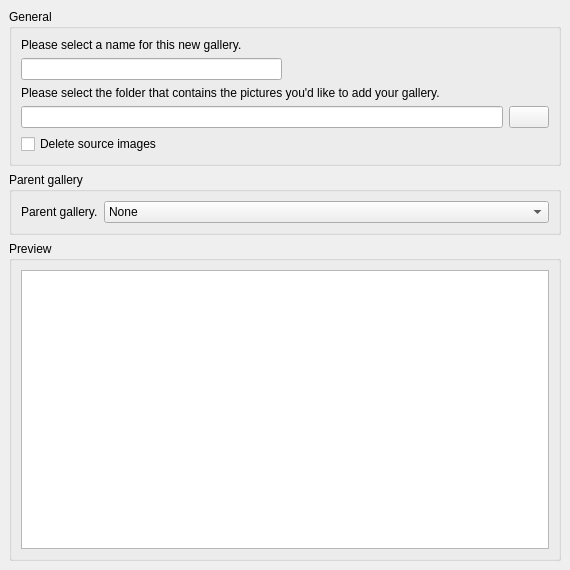
<ui version="4.0" >
 <class>SelectionPage</class>
 <widget class="QWizardPage" name="SelectionPage" >
  <property name="geometry" >
   <rect>
    <x>0</x>
    <y>0</y>
    <width>570</width>
    <height>570</height>
   </rect>
  </property>
  <property name="windowTitle" >
   <string/>
  </property>
  <layout class="QGridLayout" >
   <property name="leftMargin" >
    <number>9</number>
   </property>
   <property name="topMargin" >
    <number>9</number>
   </property>
   <property name="rightMargin" >
    <number>9</number>
   </property>
   <property name="bottomMargin" >
    <number>9</number>
   </property>
   <property name="horizontalSpacing" >
    <number>6</number>
   </property>
   <property name="verticalSpacing" >
    <number>6</number>
   </property>
   <item row="2" column="0" >
    <widget class="QGroupBox" name="groupBox" >
     <property name="title" >
      <string>Parent gallery</string>
     </property>
     <layout class="QGridLayout" >
      <item row="0" column="0" >
       <widget class="QLabel" name="label_3" >
        <property name="sizePolicy" >
         <sizepolicy vsizetype="Preferred" hsizetype="Fixed" >
          <horstretch>0</horstretch>
          <verstretch>0</verstretch>
         </sizepolicy>
        </property>
        <property name="text" >
         <string>Parent gallery.</string>
        </property>
       </widget>
      </item>
      <item row="0" column="1" >
       <widget class="QComboBox" name="parentBox" >
        <item>
         <property name="text" >
          <string>None</string>
         </property>
        </item>
       </widget>
      </item>
     </layout>
    </widget>
   </item>
   <item row="0" column="0" >
    <widget class="QGroupBox" name="groupBox_3" >
     <property name="title" >
      <string>General</string>
     </property>
     <layout class="QGridLayout" >
      <item row="0" column="0" colspan="2" >
       <widget class="QLabel" name="label" >
        <property name="text" >
         <string>Please select a name for this new gallery.</string>
        </property>
        <property name="buddy" >
         <cstring>nameEdit</cstring>
        </property>
       </widget>
      </item>
      <item row="1" column="0" >
       <widget class="GWidgets::LineEdit" name="nameEdit" />
      </item>
      <item row="1" column="1" >
       <spacer>
        <property name="orientation" >
         <enum>Qt::Horizontal</enum>
        </property>
        <property name="sizeHint" >
         <size>
          <width>50</width>
          <height>20</height>
         </size>
        </property>
       </spacer>
      </item>
      <item row="2" column="0" colspan="2" >
       <widget class="QLabel" name="label_2" >
        <property name="text" >
         <string>Please select the folder that contains the pictures you'd like to add your gallery.</string>
        </property>
        <property name="buddy" >
         <cstring>imagesEdit</cstring>
        </property>
       </widget>
      </item>
      <item row="3" column="0" colspan="2" >
       <layout class="QHBoxLayout" >
        <property name="spacing" >
         <number>6</number>
        </property>
        <property name="leftMargin" >
         <number>0</number>
        </property>
        <property name="topMargin" >
         <number>0</number>
        </property>
        <property name="rightMargin" >
         <number>0</number>
        </property>
        <property name="bottomMargin" >
         <number>0</number>
        </property>
        <item>
         <widget class="GWidgets::LineEdit" name="imagesEdit" />
        </item>
        <item>
         <widget class="QPushButton" name="browseButton" >
          <property name="text" >
           <string/>
          </property>
          <property name="icon" >
           <iconset resource="../../resources.qrc" >:/images/folder-open.png</iconset>
          </property>
         </widget>
        </item>
       </layout>
      </item>
      <item row="4" column="0" colspan="2" >
       <widget class="QCheckBox" name="deleteSourceBox" >
        <property name="text" >
         <string>Delete source images</string>
        </property>
       </widget>
      </item>
     </layout>
    </widget>
   </item>
   <item row="3" column="0" >
    <widget class="QGroupBox" name="groupBox_2" >
     <property name="title" >
      <string>Preview</string>
     </property>
     <layout class="QGridLayout" >
      <item row="0" column="0" >
       <widget class="QListWidget" name="previewList" >
        <property name="focusPolicy" >
         <enum>Qt::NoFocus</enum>
        </property>
        <property name="editTriggers" >
         <set>QAbstractItemView::NoEditTriggers</set>
        </property>
        <property name="selectionMode" >
         <enum>QAbstractItemView::NoSelection</enum>
        </property>
        <property name="iconSize" >
         <size>
          <width>128</width>
          <height>128</height>
         </size>
        </property>
        <property name="isWrapping" stdset="0" >
         <bool>true</bool>
        </property>
        <property name="viewMode" >
         <enum>QListView::IconMode</enum>
        </property>
       </widget>
      </item>
     </layout>
    </widget>
   </item>
  </layout>
 </widget>
 <customwidgets>
  <customwidget>
   <class>GWidgets::LineEdit</class>
   <extends>QLineEdit</extends>
   <header>widgets/lineedit.h</header>
  </customwidget>
  <customwidget>
   <class>QWizardPage</class>
   <extends>QWidget</extends>
   <header location="global" >QtGui/QWizard</header>
  </customwidget>
 </customwidgets>
 <tabstops>
  <tabstop>nameEdit</tabstop>
  <tabstop>imagesEdit</tabstop>
  <tabstop>browseButton</tabstop>
 </tabstops>
 <resources>
  <include location="../../resources.qrc" />
 </resources>
 <connections/>
</ui>
